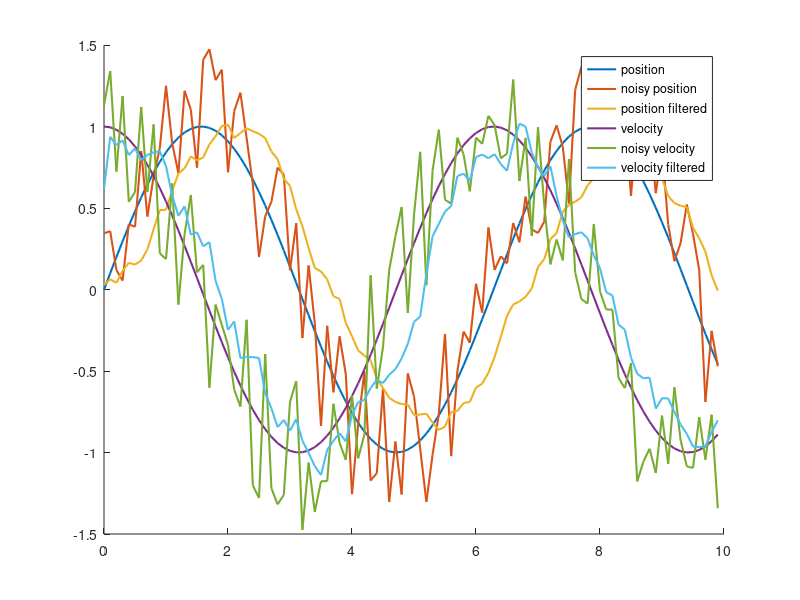

Write the MATLAB code that produced this figure.

rng('default')
s = rng;% this is like a seed in python

bin = 0.1;
x = 0:bin:10-bin; 
position = sin(x); 
velocity = cos(x);

noisy_position = position + 1* rand(1, length(position))-0.5;
noisy_velocity = velocity + 1* rand(1, length(velocity))-0.5;


position_filtered = [0.028084, 0.062818, 0.040941, 0.114316, 0.163520, 0.152692, 0.177633, 0.245619, 0.369513, 0.487162, 0.488896, 0.606139, 0.711359, 0.743336, 0.816252, 0.792561, 0.809909, 0.890179, 0.940688, 1.003142, 1.011446, 0.929200, 0.959823, 0.989269, 0.971078, 0.955600, 0.929109, 0.847255, 0.799286, 0.679947, 0.635191, 0.492683, 0.388762, 0.254512, 0.131978, 0.110454, 0.062273, -0.041748, -0.057964, -0.204863, -0.287160, -0.374301, -0.405457, -0.434430, -0.545718, -0.605000, -0.664418, -0.689832, -0.702892, -0.706292, -0.770135, -0.766957, -0.761820, -0.816380, -0.861472, -0.840770, -0.751180, -0.745631, -0.696541, -0.690212, -0.601583, -0.578126, -0.511022, -0.413730, -0.290482, -0.161411, -0.091786, -0.073575, -0.044427, 0.006547, 0.139077, 0.185168, 0.308514, 0.346750, 0.477859, 0.519336, 0.538771, 0.565585, 0.638914, 0.683447, 0.704511, 0.784084, 0.816359, 0.834434, 0.892742, 0.851569, 0.870182, 0.876304, 0.821425, 0.787663, 0.680948, 0.573150, 0.530464, 0.513441, 0.506027, 0.379138, 0.314417, 0.232096, 0.087193, -0.007196];

velocity_filtered = [0.616823, 0.937018, 0.885927, 0.915329, 0.824320, 0.865533, 0.793562, 0.825725, 0.841074, 0.848365, 0.757656, 0.575077, 0.452500, 0.510348, 0.336053, 0.351381, 0.264674, 0.290674, 0.052564, -0.057207, -0.247861, -0.195925, -0.420999, -0.413487, -0.415161, -0.419544, -0.635815, -0.729258, -0.844169, -0.800219, -0.865755, -0.795417, -0.927607, -1.002730, -1.083558, -1.138585, -0.983483, -0.928889, -0.881222, -0.931934, -0.771647, -0.690679, -0.677634, -0.603964, -0.553564, -0.574206, -0.522900, -0.488900, -0.422763, -0.334025, -0.198082, -0.166133, 0.097531, 0.326716, 0.402685, 0.477744, 0.512207, 0.695940, 0.710900, 0.667100, 0.812924, 0.828207, 0.805318, 0.830366, 0.769116, 0.728260, 0.897244, 1.017697, 0.999093, 0.840356, 0.750828, 0.696567, 0.755888, 0.573968, 0.423103, 0.319322, 0.339967, 0.351463, 0.313310, 0.209260, 0.130844, -0.016464, -0.036341, -0.216302, -0.245924, -0.417376, -0.517532, -0.544430, -0.540971, -0.730529, -0.667081, -0.668338, -0.749890, -0.828073, -0.885434, -0.963351, -0.966625, -0.962789, -0.873466, -0.802228];

hold on 
plot(x,position,'LineWidth',1.5);
plot(x,noisy_position,'LineWidth',1.5);
plot(x,position_filtered,'LineWidth',1.5);

plot(x,velocity,'LineWidth',1.5);
plot(x,noisy_velocity,'LineWidth',1.5);
plot(x, velocity_filtered,'LineWidth',1.5);

legend({'position','noisy position','position filtered', 'velocity', 'noisy velocity', 'velocity filtered'})